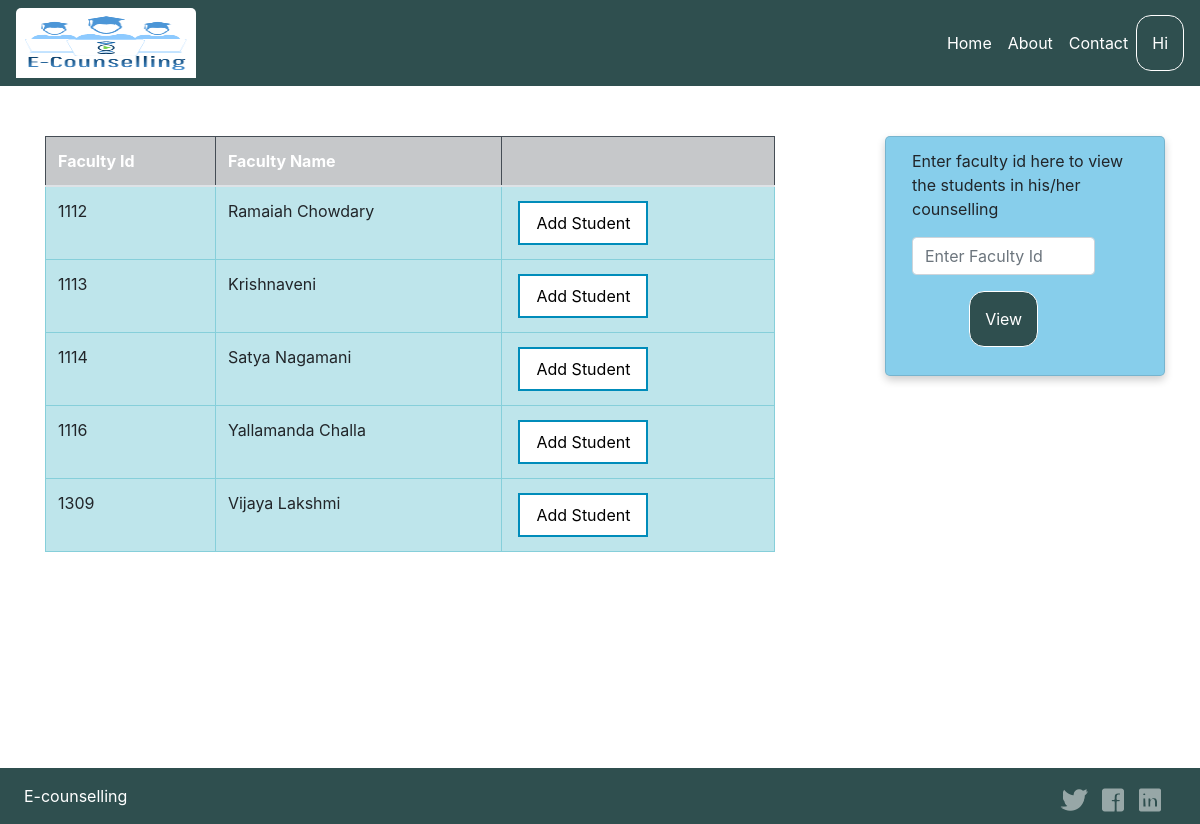
Page /student_allotment.php on the committed database.
### tables this page shows
CREATE TABLE `faculty_reg` (
  `username` varchar(50) NOT NULL,
  `userid` int(5) NOT NULL,
  `password` varchar(50) NOT NULL,
  `cpassword` varchar(50) NOT NULL
);

CREATE TABLE `counsellors_table` (
  `faculty_id` int(5) NOT NULL
);

### student_allotment.php (the view, shortened to what this page needs)
<?php
include('session.php');
?>
<!doctype html>
<html lang="en">
  <head>
    <link rel="stylesheet" href="https://stackpath.bootstrapcdn.com/bootstrap/4.2.1/css/bootstrap.min.css">
    <link rel="stylesheet" href="sytle.css" class="css">
    <link rel="stylesheet" href="https://use.fontawesome.com/releases/v5.0.13/css/all.css">
  </head>
  <body>
    <div class="flex-wrapper">
        <nav class="navbar navbar-expand-md navbar-dark bg-dark">
		<div class="navbar-collapse collapse w-100 order-1 order-md-0 dual-collapse2">
			<ul class="navbar-nav mr-auto">
				<li class="nav-item active">
			   <img src="images/7c787b68-5ede-454b-82e4-b18a90555daf.png" alt="" width="180" height="70">
				</li>
			</ul>
		</div>
		<div class="navbar-collapse collapse w-100 order-3 dual-collapse2">
			<ul class="navbar-nav ml-auto">
            <li class="nav-item">
                <a class="nav-link" href="index.php">Home</a>
            </li>
            <li class="nav-item">
                <a class="nav-link" href="about.php" >About</a>
            </li>
            <li class="nav-item">
                <a class="nav-link" href="contact.html">Contact</a>
            </li>
			</ul>
            <div class="dropdown">
				<button class="btn">Hi <?php echo $login_session; ?></button>
			</div>
		</div>
		</nav>
	<div class="container">
        <div class="row">
            <div class="col-8">
                    <table class="table table-bordered" style="margin-top:50px;">
                            <thead>
                              <tr class="table-dark">
                                <th scope="col">Faculty Id</th>
                                <th scope="col">Faculty Name</th>
								<th></th>
                              </tr>
                            </thead>
                            <tbody>
                                    <?php
										$sql="SELECT * from faculty_reg";
										$sqlc = "SELECT * from counsellors_table";
										$rs= mysqli_query($con, $sql) or die(mysql_error());
										while($result=mysqli_fetch_array($rs)){
											$rss= mysqli_query($con, $sqlc) or die(mysql_error());
											while($res=mysqli_fetch_array($rss)){
												if(($result["userid"]) == ($res["faculty_id"])){
													echo '<tr class="table-info">
											              <td>'.$result["userid"].'</td>
														  <td>'.$result["username"].'</td>
											              <td><button class="button button2" data-toggle="modal" data-target="#exampleModal1" >Add Student</button></td></tr>';
												}
											  }
										}
									?>
							</tbody>
                    </table>
            </div>
            <div class="col-4">
			<div class="card">
  <div class="container1">
    <p> Enter faculty id here to view the students in his/her counselling</p>
			<center>
			<form name="myform" action="view_student_list.php" method = "POST">
			<div class="form-group row">
            <div class="col-sm-10">
              <input type="number" class="form-control" id="colFormLabelLg" placeholder="Enter Faculty Id" name="facultyid">
            </div>
          </div>
          <div class="form-group row">
            <div class="col-sm-10">
               <input type="submit" name = "submit" class="btn btn-dark btn-s " value="View" >
            </div>
          </div>
        </form></center>
  </div>
</div>
			</div>
          </div>
    </div>
<div class="footer">
  <nav class="navbar navbar-expand-md navbar-dark bg-dark">
    <div class="navbar-collapse collapse w-100 order-1 order-md-0 dual-collapse2">
        <ul class="navbar-nav mr-auto">
            <li class="nav-item active">
                <a class="nav-link" href="#">E-counselling</a>
            </li>
        </ul>
    </div>
    <div class="navbar-collapse collapse w-100 order-3 dual-collapse2">
        <ul class="navbar-nav ml-auto">
          <li class="nav-item">
            <a class="nav-link" href="#"><i class=" close fab fa-twitter"style="color:white;"></i></a>
        </li>
        <li class="nav-item">
            <a class="nav-link" href="#"><i class="fab fa-facebook-square close"style="color:white;"></i></a>
        </li>
         <li class="nav-item">
            <a class="nav-link" href="#"><i class="fab fa-linkedin close"style="color:white;"></i></a>
        </li>
             <li class="nav-item">
                <a class="nav-link" href="#"></a>
            </li>
        </ul>
    </div>
</nav>
  </div>
  </div>
</body>
</html>

### sytle.css (style rules this page uses)
.navbar { background-color:darkslategray !important; }
.navbar .navbar-nav li a { color: #FFF ! important; }
.btn { padding-left: 15px; padding-right: 15px; padding-top: 15px; padding-bottom: 15px; text-align: center; color:white; background-color: darkslategray; border-radius: 15px; border-color: white; }
.button { margin-top: 300px; }
.close { color: white; }
html, body, header, footer { height:100%; }
.footer { left: 0; bottom: 0; width: 100%; background-color:black; color: white; text-align: center; height: 2em; position:relative; margin-top:auto; }
.flex-wrapper { display: flex; min-height: 100vh; flex-direction: column; justify-content: space-between }

### student_allotment.php (style rules this page uses)
.dropdown { position: relative; display: inline-block; }
.card { background-color: white; }
.button { background-color: #4CAF50; border: none; color: white; padding: 8px 16px; text-align: center; text-decoration: none; display: inline-block; font-size: 16px; margin: 2px 4px; -webkit-transition-duration: 0.4s; transition-duration: 0.4s; cursor: pointer; }
.button2 { background-color: white; color: black; border: 2px solid #008CBA; }
.card { box-shadow: 0 4px 8px 0 rgba(0,0,0,0.2); transition: 0.3s; width: 80%; border-radius: 5px; background-color: skyblue; padding: 10px; margin-top: 50px; margin-left: 80px; }
img { border-radius: 5px 5px 0 0; }
.container1 { padding: 2px 16px; }

### rows in the picture
faculty_reg: userid "1112", username "Ramaiah Chowdary"
faculty_reg: userid "1113", username "Krishnaveni"
faculty_reg: userid "1114", username "Satya Nagamani"
faculty_reg: userid "1116", username "Yallamanda Challa"
faculty_reg: userid "1309", username "Vijaya Lakshmi"
